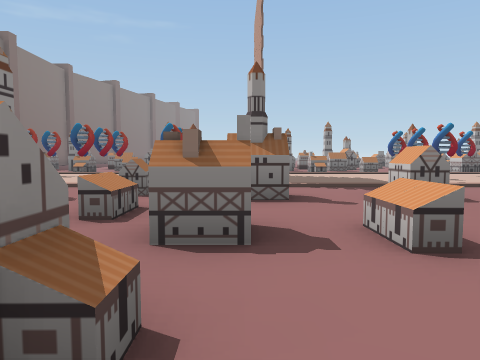
View 1 (above)

24 first-person views from a walk through a 3-D level made in the Unity game engine. The camera is 1.2 m above the floor, tilts 4° down and sees 70° across. The floor is counted in squares, 2 m on a side. Each view is taken from the middle of a square. On the plan, view 1 faces up. The plan holds only what a view shows up to about 10 squares ahead; the rest is blank. The place goes on beyond the plan. Some animated figures are left out.

View 2
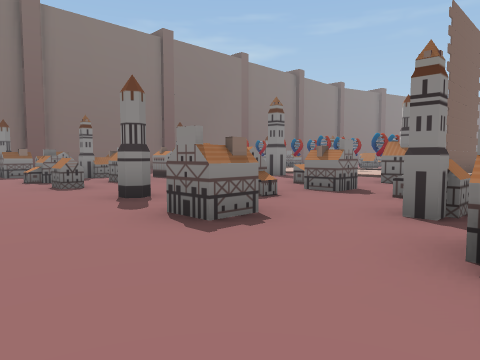

View 3
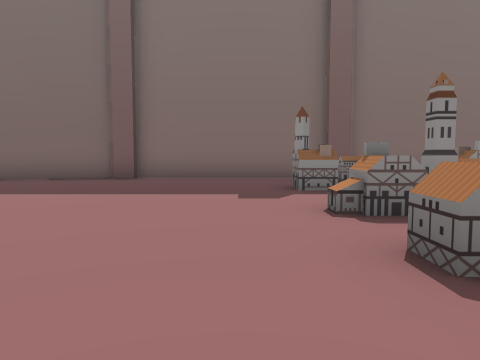

View 4
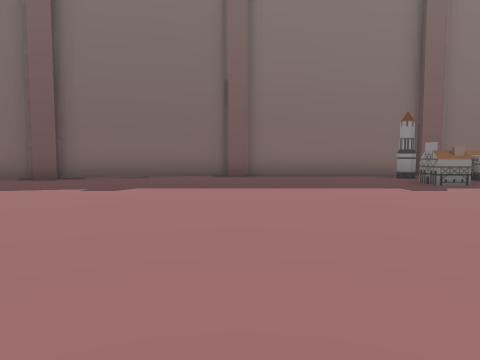

View 5
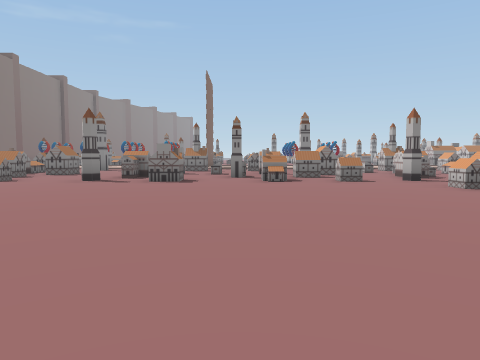

View 6
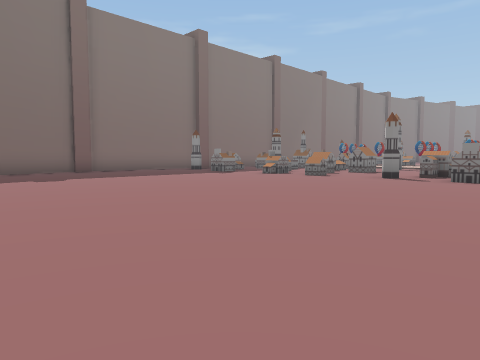

View 7
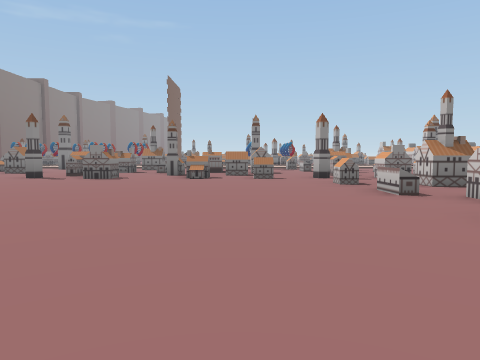

View 8
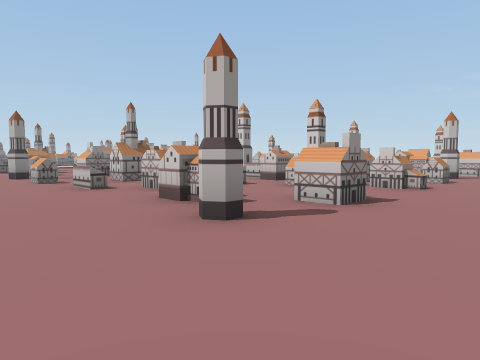

View 9
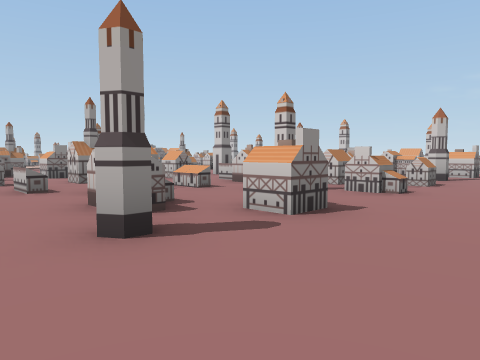

View 10
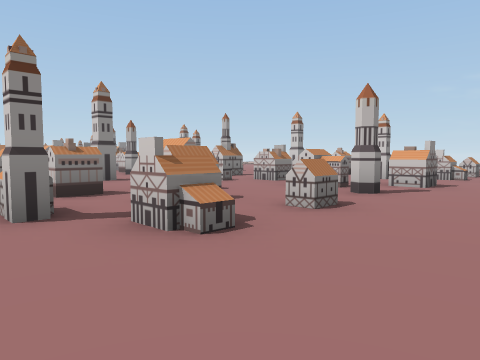

View 11
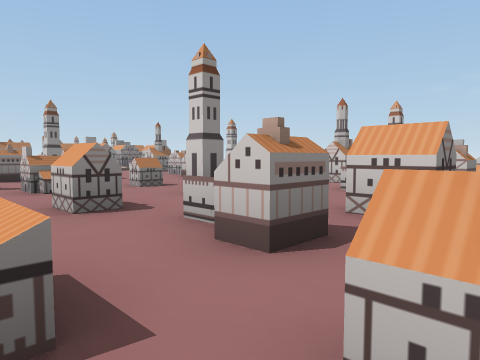

View 12
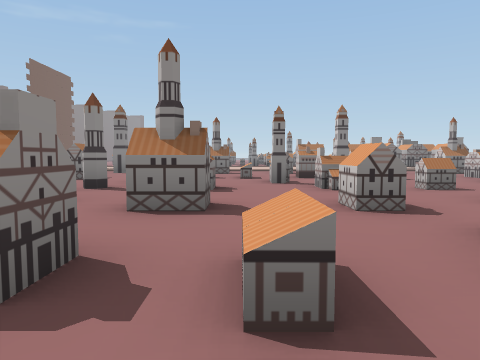

View 13
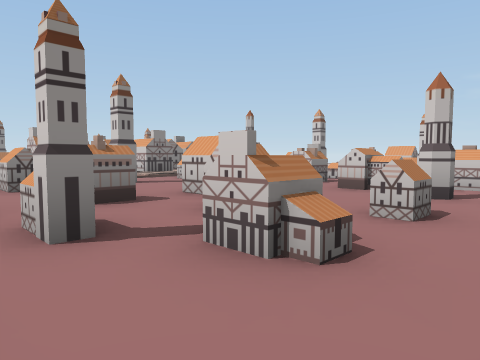

View 14
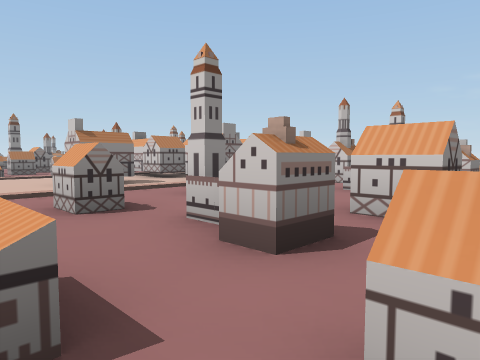

View 15
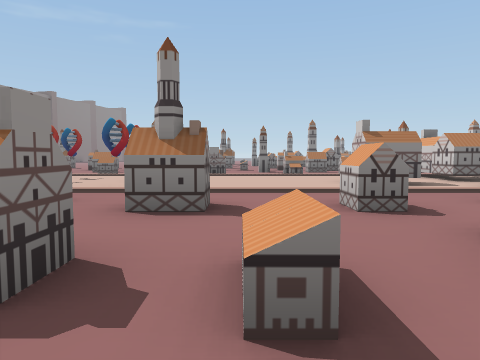

View 16
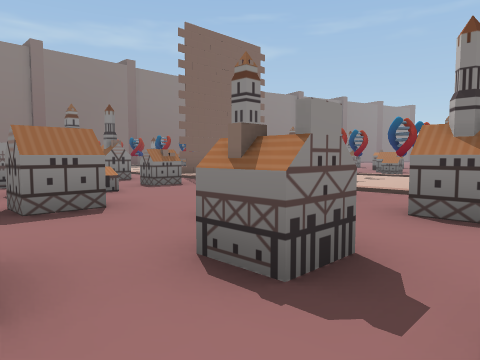

View 17
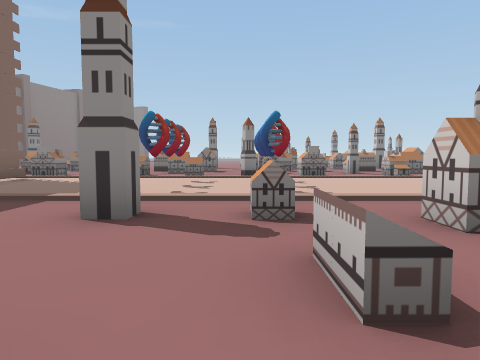

View 18
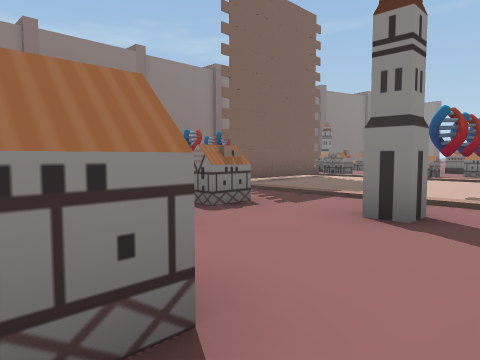

View 19
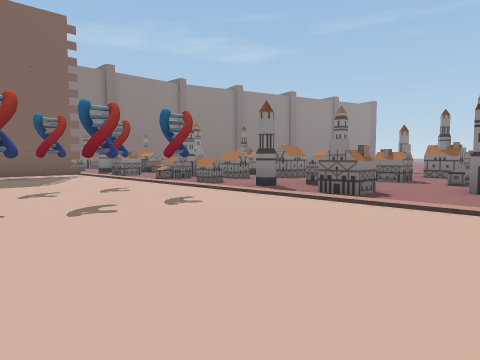

View 20
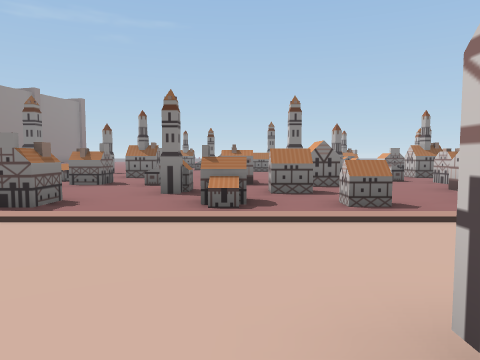

View 21
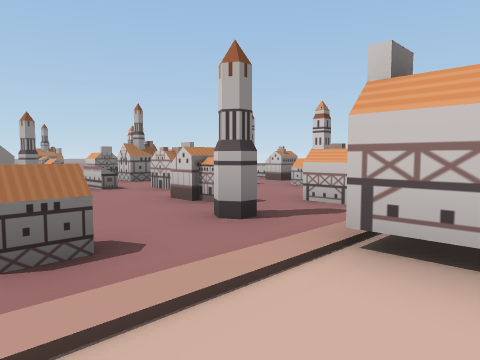

View 22
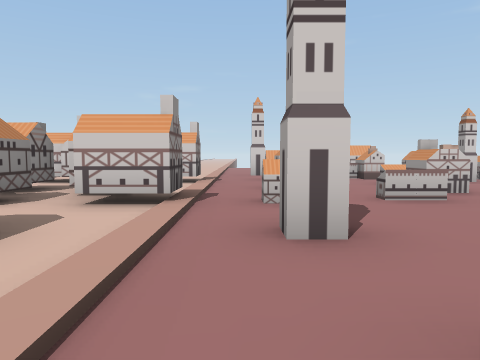

View 23
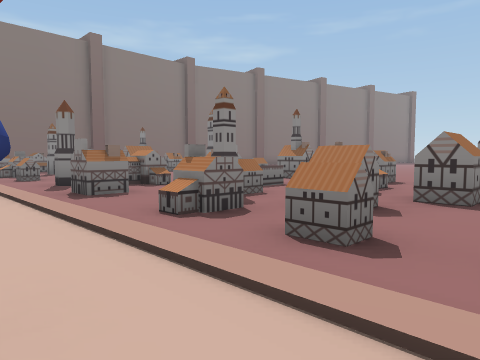

View 24
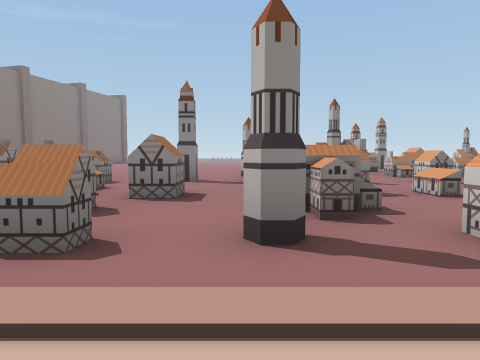

### Floor plan
Key: @ floor where view 1 was taken; # wall or solid block; x gap in a wall; . floor; / step, stairs or slope; = window, fence, low wall or low ledge; ^ raised ledge; O other object.
Columns run from 12 left of view 1 to 19 right of it. Each row starts with its distance up from view 1.
 21                            x
 20                       .^.^ #^
 19                  #.   ..
 18             #. ^ .. #..^.   #
 17              . ..........  ^.
 16             ^..^....^..^...#^  ^
 15               ...#...=...#......
 14            ^. ^.^..^..^.^..^..^
 13       ^...#....^..#....^..###.
 12       ..^...^..^....^..^..###
 11            .#.............OO
 10        OO   #....O.O......OO .O
  9       O.O O #....O.O....O.OOOOO
  8         O O #....O.O....O.OOOOO
  7              .............OO..O.
  6          ... ...................
  5          ...#..^.#..#..^.#.=#. ^
  4 #        .....................
  3 #  ^  #   ..^..^....^..^....^#.^
  2 #  .  ##^  ......#.......#....
  1 #x^^ .#^...^..^.^..^..^.^..^..^
  0 #.....x....#@..#...#.......#.#
 -1 #...^...^...^../....^.......^
 -2 #........................#
 -3 #...................#..^.. .#
 -4 #..........................^.
 -5 ##..................^..^...#^#
 -6  #...................=...#...
 -7  #.................^..^.^..^  ^
 -8  #................#....^...x#..^
 -9  #..................^..^.......^
-10  ##..      .... ..............
-11   #.            .........

Positions as (right, up) in squares from view 1, and headings:
1: (0, 0), facing up
2: (3, -3), facing up-left
3: (-2, -2), facing left
4: (-1, -5), facing left
5: (2, -9), facing up
6: (2, -10), facing up-left
7: (4, -10), facing up
8: (4, -11), facing up-right
9: (5, -11), facing up-right
10: (9, -11), facing up-right
11: (9, -7), facing up-right
12: (9, -7), facing up
13: (9, -2), facing up-right
14: (9, 1), facing up-right
15: (9, 1), facing up
16: (9, 1), facing up-left
17: (6, 2), facing up
18: (6, 2), facing up-left
19: (11, 7), facing up-left
20: (11, 8), facing up
21: (12, 10), facing up-right
22: (10, 6), facing right
23: (6, 10), facing up-left
24: (6, 10), facing up
